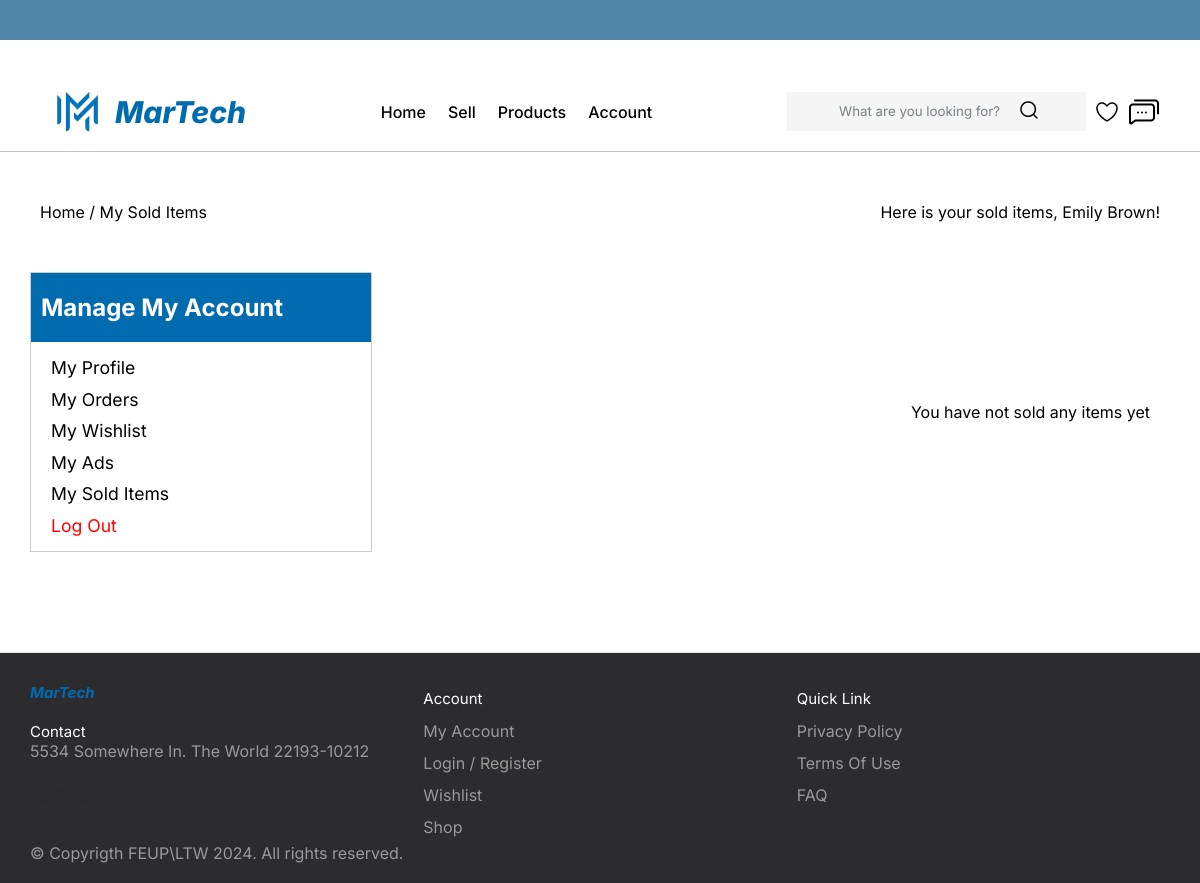
Page /pages/solditems.php (signed in) on the earlier database version.
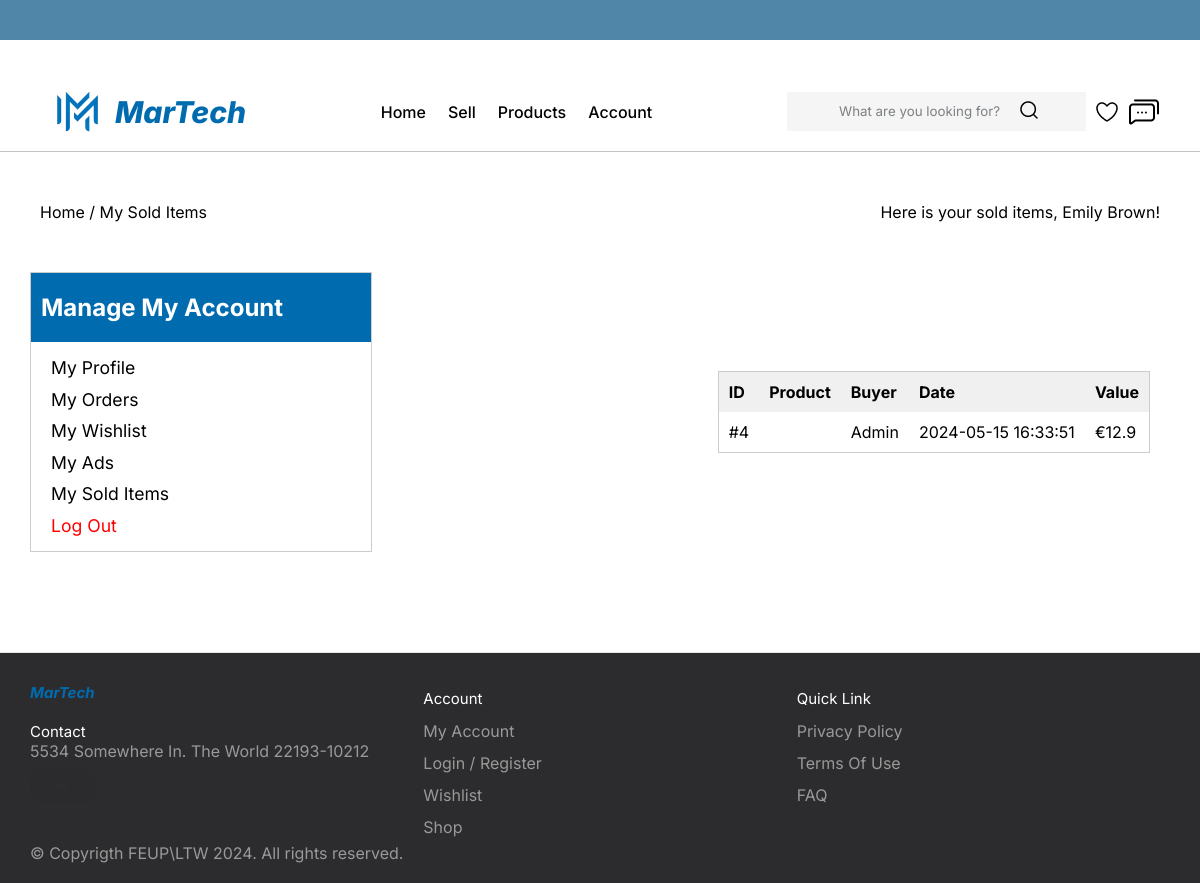
Same page on the later database version.
### tables this page shows
CREATE TABLE ORDERS (
    id INT PRIMARY KEY NOT NULL,
    buyer_id INT NOT NULL,
    seller_id INT NOT NULL,
    item_id INT NOT NULL,
    item_name TEXT NOT NULL,
    amount DECIMAL(10, 2) NOT NULL,
    status TEXT NOT NULL,
    created_at TIMESTAMP DEFAULT CURRENT_TIMESTAMP,
    FOREIGN KEY (buyer_id) REFERENCES USERS(id),
    FOREIGN KEY (seller_id) REFERENCES USERS(id),
    FOREIGN KEY (item_id) REFERENCES ITEMS(id)
);

CREATE TABLE USERS(
id INT PRIMARY KEY NOT NULL,
name TEXT NOT NULL,
address TEXT,
phone TEXT NOT NULL UNIQUE,
email TEXT NOT NULL UNIQUE,
admin BOOLEAN DEFAULT FALSE,
password TEXT NOT NULL
);

### templates/solditems_tpl.php (the view, shortened to what this page needs)
<?php
  function drawSoldItems() {
    $session = new Session();
    $db = getDatabaseConnection();
    $user_id = $session->getId();
    $query = 'SELECT * FROM Orders WHERE seller_id = ?';
    $stmt = $db->prepare($query);
    $stmt->execute(array($user_id));
    $orders = $stmt->fetchAll();
    ?>
    <section class="orders">
    <?php if(!$orders){
            echo '<p>You have not sold any items yet</p>';
            ?>
            </section>
            <?php
    }
    else {
        foreach ($orders as $order){
          $item_id = $order['item_id'];
          $query = 'SELECT * FROM Items WHERE id = ?';
          $stmt = $db->prepare($query);
          $stmt->execute(array($item_id));
          $item = $stmt->fetch();
          $item_name = $item['name'];
          $price = $order['amount'];
          $created_at = $order['created_at'];
          $buyer_id = $order['buyer_id'];
          $query = 'SELECT * FROM Users WHERE id = ?';
          $stmt = $db->prepare($query);
          $stmt->execute(array($buyer_id));
          $buyer = $stmt->fetch();
          $buyer_name = $buyer['name'];
    ?>
        <a href="../pages/shippingform.php" class="order_link">
        <table class="order_table">
          <tr>
              <th>ID</th>
              <th>Product</th>
              <th>Buyer</th>
              <th>Date</th>
              <th>Value</th>
          </tr>
          <tr>
              <td>#<?php echo $item_id;?></td>
              <td><?php echo $item_name;?></td>
              <td><?php echo $buyer_name;?></td>
              <td><?php echo $created_at;?></td>
              <td>€<?php echo $price;?></td>
          </tr>
        </table>
        </a>
    <?php
        }
        ?>
        </section>
        <?php
    }
}
?>

Differences in the rows shown:
added orders: item "4", buyer.name "Admin", created_at "2024-05-15 16:33:51", amount "12.9"
Other differences:
text no longer shown: "You have not sold any items yet"
